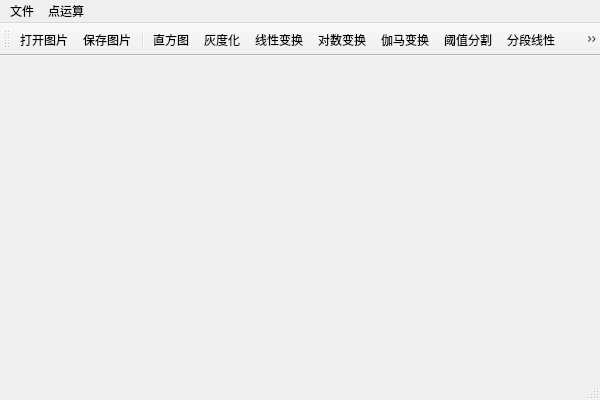
<?xml version="1.0" encoding="UTF-8"?>
<ui version="4.0">
 <class>Image_ProcessClass</class>
 <widget class="QMainWindow" name="Image_ProcessClass">
  <property name="geometry">
   <rect>
    <x>0</x>
    <y>0</y>
    <width>600</width>
    <height>400</height>
   </rect>
  </property>
  <property name="windowTitle">
   <string>Image_Process</string>
  </property>
  <widget class="QWidget" name="centralWidget"/>
  <widget class="QMenuBar" name="menuBar">
   <property name="geometry">
    <rect>
     <x>0</x>
     <y>0</y>
     <width>600</width>
     <height>23</height>
    </rect>
   </property>
   <widget class="QMenu" name="menu">
    <property name="title">
     <string>文件</string>
    </property>
    <addaction name="actOpen"/>
    <addaction name="actSave"/>
   </widget>
   <widget class="QMenu" name="menu_2">
    <property name="title">
     <string>点运算</string>
    </property>
    <addaction name="actHistm"/>
    <addaction name="actGray"/>
    <addaction name="actLineTrams"/>
    <addaction name="actLog"/>
    <addaction name="actGamma"/>
    <addaction name="actThred"/>
    <addaction name="actSubsection"/>
    <addaction name="actHistm_2"/>
    <addaction name="actNorm"/>
   </widget>
   <addaction name="menu"/>
   <addaction name="menu_2"/>
  </widget>
  <widget class="QToolBar" name="mainToolBar">
   <attribute name="toolBarArea">
    <enum>TopToolBarArea</enum>
   </attribute>
   <attribute name="toolBarBreak">
    <bool>false</bool>
   </attribute>
   <addaction name="actOpen"/>
   <addaction name="actSave"/>
   <addaction name="separator"/>
   <addaction name="actHistm"/>
   <addaction name="actGray"/>
   <addaction name="actLineTrams"/>
   <addaction name="actLog"/>
   <addaction name="actGamma"/>
   <addaction name="actThred"/>
   <addaction name="actSubsection"/>
   <addaction name="actHistm_2"/>
   <addaction name="actNorm"/>
  </widget>
  <widget class="QStatusBar" name="statusBar"/>
  <action name="actOpen">
   <property name="icon">
    <iconset resource="Image_Process.qrc">
     <normaloff>:/Images/Resources/loadpic.png</normaloff>:/Images/Resources/loadpic.png</iconset>
   </property>
   <property name="text">
    <string>打开图片</string>
   </property>
   <property name="toolTip">
    <string>打开图片</string>
   </property>
   <property name="shortcut">
    <string>Ctrl+O</string>
   </property>
  </action>
  <action name="actSave">
   <property name="icon">
    <iconset resource="Image_Process.qrc">
     <normaloff>:/Images/Resources/save.png</normaloff>:/Images/Resources/save.png</iconset>
   </property>
   <property name="text">
    <string>保存图片</string>
   </property>
   <property name="toolTip">
    <string>保存图片</string>
   </property>
   <property name="shortcut">
    <string>Ctrl+S</string>
   </property>
  </action>
  <action name="actHistm">
   <property name="icon">
    <iconset>
     <normaloff>Resources/histogram.png</normaloff>Resources/histogram.png</iconset>
   </property>
   <property name="text">
    <string>直方图</string>
   </property>
   <property name="toolTip">
    <string>直方图</string>
   </property>
  </action>
  <action name="actLineTrams">
   <property name="icon">
    <iconset>
     <normaloff>Resources/linetransform.png</normaloff>Resources/linetransform.png</iconset>
   </property>
   <property name="text">
    <string>线性变换</string>
   </property>
   <property name="toolTip">
    <string>线性变换</string>
   </property>
  </action>
  <action name="actLog">
   <property name="icon">
    <iconset>
     <normaloff>Resources/logTransform.png</normaloff>Resources/logTransform.png</iconset>
   </property>
   <property name="text">
    <string>对数变换</string>
   </property>
   <property name="toolTip">
    <string>对数变换</string>
   </property>
  </action>
  <action name="actGamma">
   <property name="icon">
    <iconset>
     <normaloff>Resources/gamma.png</normaloff>Resources/gamma.png</iconset>
   </property>
   <property name="text">
    <string>伽马变换</string>
   </property>
   <property name="toolTip">
    <string>伽马变换</string>
   </property>
  </action>
  <action name="actGray">
   <property name="icon">
    <iconset>
     <normaloff>Resources/color_gray.png</normaloff>Resources/color_gray.png</iconset>
   </property>
   <property name="text">
    <string>灰度化</string>
   </property>
   <property name="toolTip">
    <string>灰度化</string>
   </property>
  </action>
  <action name="actHistm_2">
   <property name="icon">
    <iconset>
     <normaloff>Resources/equalization.png</normaloff>Resources/equalization.png</iconset>
   </property>
   <property name="text">
    <string>均衡化</string>
   </property>
   <property name="toolTip">
    <string>均衡化</string>
   </property>
  </action>
  <action name="actNorm">
   <property name="icon">
    <iconset>
     <normaloff>Resources/normlization.png</normaloff>Resources/normlization.png</iconset>
   </property>
   <property name="text">
    <string>规定化</string>
   </property>
   <property name="toolTip">
    <string>规定化</string>
   </property>
  </action>
  <action name="actThred">
   <property name="icon">
    <iconset>
     <normaloff>Resources/threshold.png</normaloff>Resources/threshold.png</iconset>
   </property>
   <property name="text">
    <string>阈值分割</string>
   </property>
   <property name="toolTip">
    <string>阈值分割</string>
   </property>
  </action>
  <action name="actSubsection">
   <property name="icon">
    <iconset>
     <normaloff>Resources/subsection.png</normaloff>Resources/subsection.png</iconset>
   </property>
   <property name="text">
    <string>分段线性</string>
   </property>
   <property name="toolTip">
    <string>分段线性变换</string>
   </property>
  </action>
 </widget>
 <layoutdefault spacing="6" margin="11"/>
 <resources>
  <include location="Image_Process.qrc"/>
 </resources>
 <connections/>
</ui>
